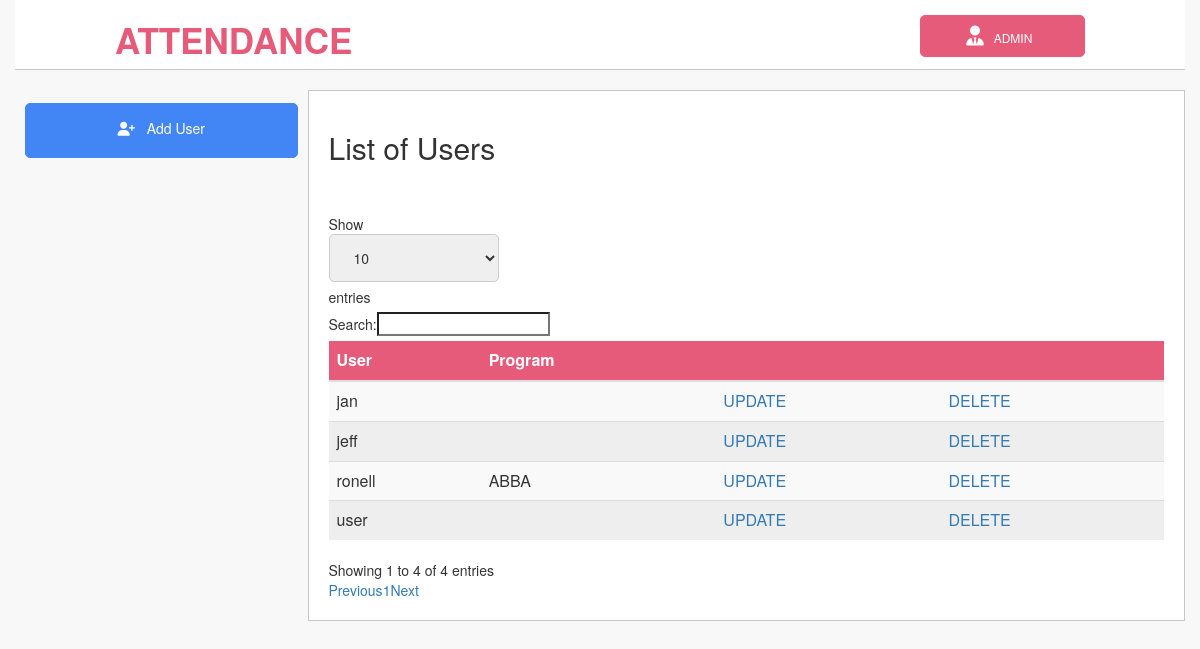
Page /admin/manage_user.php (signed in) on the committed database.
### tables this page shows
CREATE TABLE `users` (
  `id` int(50) NOT NULL,
  `user` varchar(15) NOT NULL,
  `pass` varchar(15) NOT NULL,
  `type` decimal(1,0) NOT NULL,
  `course` varchar(50) NOT NULL
);

### admin/functions.php (called while the page is built, shortened)
<?php
$dbhost = 'localhost';
$dbname = 'attendance';
$dbuser = 'root';
$dbpass = '';
$connection = new mysqli($dbhost,$dbuser,$dbpass,$dbname);
function queryMysql($query) {
global $connection;
$result = $connection->query($query);
return $result;
}
 ?>

### admin/manage_user.php (the view, shortened to what this page needs)
<!DOCTYPE html>
<html>
<head>
<link rel="stylesheet" href="../css/homestylesheet.css">
<link rel="stylesheet" href="https://maxcdn.bootstrapcdn.com/bootstrap/3.3.7/css/bootstrap.min.css">
</head>
<body>
<div class="col-12 col-t-12 header-brand">
<a href="admin_home.php" class="brand-name" >Attendance</a>
  <div class="dropdown" style="float: right;">
    <button id="admindrpdwn" class="dropbtn"  ><i class="fas fa-user-tie" style="font-size:20px"></i> &nbsp; admin &nbsp;</button>
  </div>
</div>
<div class=" col-3 col-t-2 nav-area">
    <div class=" menu">
	<button id="adduserbtn" onclick="document.getElementById('id01').style.display='block'" style="width:100%;" class="button"><i class="fas fa-user-plus"></i>  &nbsp; <label class= "button-label" id="adduserheader">Add User</label></button>
</div>
</div>
<div class=" col-9 col-t-10 main">
<section id="burn">
	<div class="container">
		<h2 id="header1">List of Users</h2>
	</div>
</section>
<section id="burn2">
 <form method="post">
		<div class="container">
			<div class="row">
				<div class="col-md-12">
					<table class="table table-striped" id="mytable">
						<thead>
							<tr>
							<th>User</th>
							<th>Program</th>
							<th></th>
							<th></th>
			</tr>
						</thead>
						<tbody>
							<?php
								$result = queryMysql("SELECT * FROM users limit 1,1000000");
								while ($row = $result->fetch_assoc()) { ?>
								<tr>
								<td><?php echo $row['user'];?></td>
								<td><?php echo $row['course'];?></td>
								<td><a href="edit.php?edit=<?php echo $row['user'];?>" >UPDATE</a></td>
								<td><a type="button" href="manage_user.php?del=<?php echo $row['user'];?>" >DELETE</a></td>
  								</form>
								</div>
								</tr>
								<?php } ?>
</body>
</html>

### css/homestylesheet.css (style rules this page uses)
* { padding: 0; margin: 0; box-sizing: border-box; text-decoration: none; }
html { margin: 0px 15px 15px 15px; font-family:sans-serif; background-color: #f8f8f8; }
.header-brand { padding:15px 30px ; background-color: #ffffff; display: block; height: 70px; width: auto; text-align: center; border-bottom: 1px solid #c7c7c7 }
.brand-name { padding-top: 5px; float: left; color: #E65B7A; font-weight: bold; text-transform:uppercase; font-size: 20px; }
.header-brand button { border: 1px solid #E65B7A; border-radius:5px; text-transform: uppercase; color: #ffffff; background-color: #E65B7A; padding: 10px 20px; font-size: 12px; cursor: pointer; }
.dropdown { position: relative; display: inline-block; }
.nav-area { padding: 10px; }
.button { background-color: #4285f4; color: #ffffff; padding: 14px 20px; margin: 3px 0; cursor: pointer; width: 100%; border: 1px solid #4285f4; border-radius: 5px; }
.main { border: 1px solid #c7c7c7; background-color: #ffffff; }
table { border-collapse: collapse; width: 100%; }
th, td { text-align: left; padding: 8px; }
tr:nth-child(even) { background-color: #eeeeee }
th { background-color: #E65B7A; color: white; }
[class*="col-"] { float: left; }
[class*="col-"] { width: 100%; }
@media only screen and (min-width: 1036px) { .col-3 { width: 25%; } }
@media only screen and (min-width: 1036px) { .col-9 { width: 75%; } }
@media only screen and (min-width: 1036px) { .col-12 { width: 100%; } }
@media only screen and (min-width: 1036px) { .header-brand { margin-bottom: 20px; padding:15px 100px ; } }
@media only screen and (min-width: 1036px) { .brand-name { padding-top: 0px; font-size: 35px; } }
@media only screen and (min-width: 1036px) { .header-brand button { padding: 10px 45px; } }
@media only screen and (min-width: 1036px) { .nav-area { height: calc(100vh - 120px); } }

### admin/manage_user.php (style rules this page uses)
* { text-decoration:none !important; }
label { font-weight:normal !important; }
div.container { width: 100%; padding:20px; }
body { background-color: #f8f8f8 !important; }

### rows in the picture
users: user "user"
users: user "jeff"
users: user "jan"
users: user "ronell", course "ABBA"
